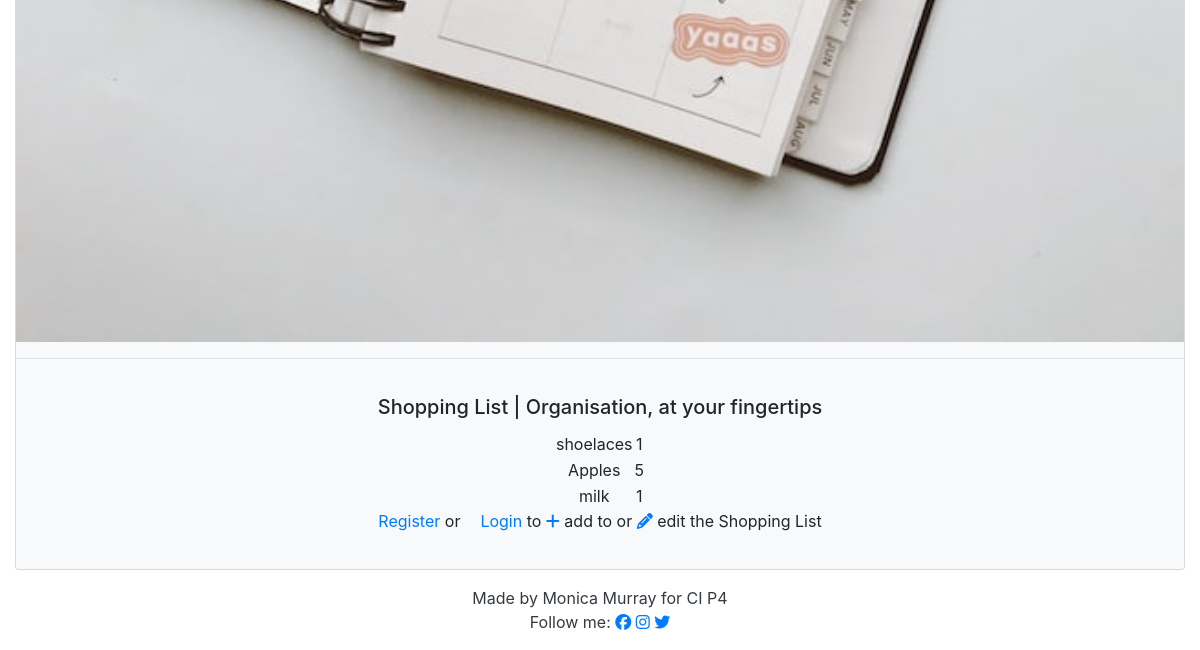
The app's page / (lower part), older data.
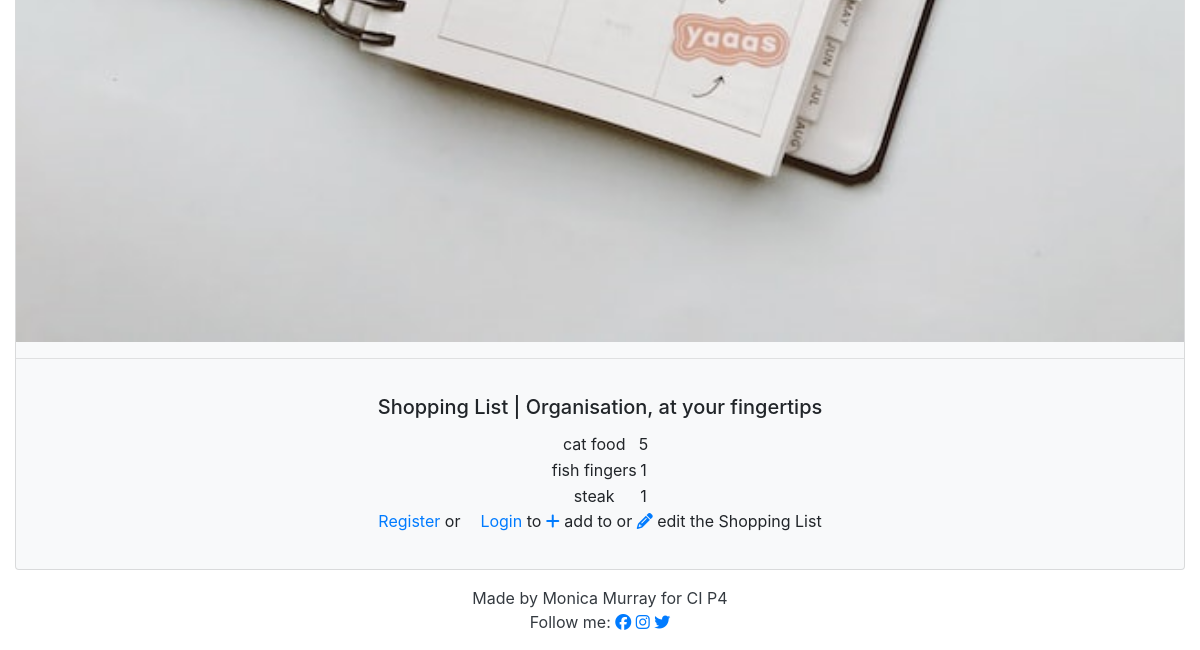
The same page, newer data.
### list/models.py (models this page shows, shortened)
class Entry(models.Model):
    item_name = models.CharField(
        max_length=60, null=False, blank=False, unique=True)
    quantity = models.IntegerField(choices=QUANTITY_CHOICES)
    star = models.BooleanField(default=False)
    user = models.ForeignKey(User, on_delete=models.CASCADE)
    category = models.CharField(max_length=20, choices=CATEGORY_CHOICES)
    added_on = models.DateTimeField(auto_now_add=True)
    check_item_as_done = models.BooleanField(default=False)
    class Meta:
        ordering = ['-added_on']

### list/views.py (the view)
# urls.py: path('', views.EntryList.as_view(), name='home'),
class EntryList(generic.ListView):
    model = Entry
    queryset = Entry.objects.all()
    template_name = 'index.html'
    paginate_by = 3

### templates/index.html (shortened to what this page needs)
{% extends 'base.html' %}
{% block content %}
<div class="row justify-content-center">
    {% if user.is_authenticated %}
        <table >
            <th>
                    <td><a href="#"><i class="fa-solid fa-filter"></i></a></td>
                    <td><a href="add/"><i class="fa-solid fa-plus"></i></a></td>
                    <td></td>
                    <td><a href="#"><i class="fa-solid fa-star"></i></a></td>
                    <td><a href="#"><i class="fa-solid fa-square-check"></i></a></td>
            </th>
                <tr></tr>
                {% for entry in entry_list %}
                <tr>
                    {% if entry.check_item_as_done %}
                        <td><strike> {{ entry.item_name }} </strike></td>
                    {% else %}
                        <td> {{ entry.item_name }}</td>
                        <td>{{entry.quantity}}</td>
                        <td><a href="#"><i class="fa-solid fa-pencil"></i></a></td>
                        <td><a href="#"><i class="fa-solid fa-trash-can"></i></a></td>
                        <td><a href="#"><i class="fa-regular fa-square"></i></a></td>
                    {% endif %}
                </tr>
                {% endfor %}
        </table>
    {% else %}
        <table >
                {% for entry in entry_list %}
                    <tr>
                            <td> {{ entry.item_name }}</td>
                            <td>{{entry.quantity}}</td>
                    </tr>
                {% endfor %}
        </table>
</div>
        <div class="row justify-content-center">
            <p><a href="{% url 'account_signup' %}" class="card-link">
                Register</a> or<a href="{% url 'account_login' %}" class="card-link">Login</a> to <a href="#"><i class="fa-solid fa-plus"></i></a>
                add to or <a href="#"><i class="fa-solid fa-pencil"></i></a> edit the Shopping List
            </p>
        </div>
    {% endif %}
</div>
{% endblock %}

### templates/base.html (shortened to what this page needs)
<!DOCTYPE html>
<html lang="en">
<head>
    <link rel="stylesheet" href="https://cdn.jsdelivr.net/npm/bootstrap@4.3.1/dist/css/bootstrap.min.css"
>
    <link rel="stylesheet" href="static/images/css/style.css" />
</head>
<body class="dark-bg">
  <div class="container-fluid">
        <div class="card text-center bg-light">
            <div class="image-container">
              <img src="assets/images/organiser_image.jpg" class="card-img-top" alt="organiser_image">
            </div>
            <hr>
            <div class="card-body justify-content-center">
              <h5 class="card-title">Shopping List | Organisation, at your fingertips</h5>
              {% block content %}{% endblock %}
  </div>
<footer class="footer mt-auto py-3 light-bg sticky">
    <p class="m-0 text-center text-dark">Made by Monica Murray for CI P4</p>
    <p class="m-0 text-center text-dark">Follow me:  <a
          href="https://www.facebook.com"
          target="_blank"
          rel="noopener"
          aria-label="Visit my Facebook page (Opens a new browser page)"
          ><i class="fa-brands fa-facebook"></i></a>
          <a
          href="https://www.instagram.com"
          target="_blank"
          rel="noopener"
          aria-label="Visit my Instagram page (Opens a new browser page)"
          ><i class="fa-brands fa-instagram"></i
        ></a>
          <a
          href="https://www.twitter.com"
          target="_blank"
          rel="noopener"
          aria-label="Visit my Twitter page (Opens a new browser page)"
          ><i class="fa-brands fa-twitter"></i
        ></a>
  </footer>
</body>
</html>

### static/images/css/style.css (style rules this page uses)
.image-container { background: url(../organiser_image.jpg) no-repeat center center; height: 100%; background-color: #fff; background-size: cover; }

Row changes from the older to the newer data that the page shows:
no longer on this page (row unchanged): Entry: item_name "shoelaces", quantity "1"
no longer on this page (row unchanged): Entry: item_name "Apples", quantity "5"
no longer on this page (row unchanged): Entry: item_name "milk", quantity "1"
added Entry: item_name "cat food", quantity "5"
added Entry: item_name "fish fingers", quantity "1"
added Entry: item_name "steak", quantity "1"
